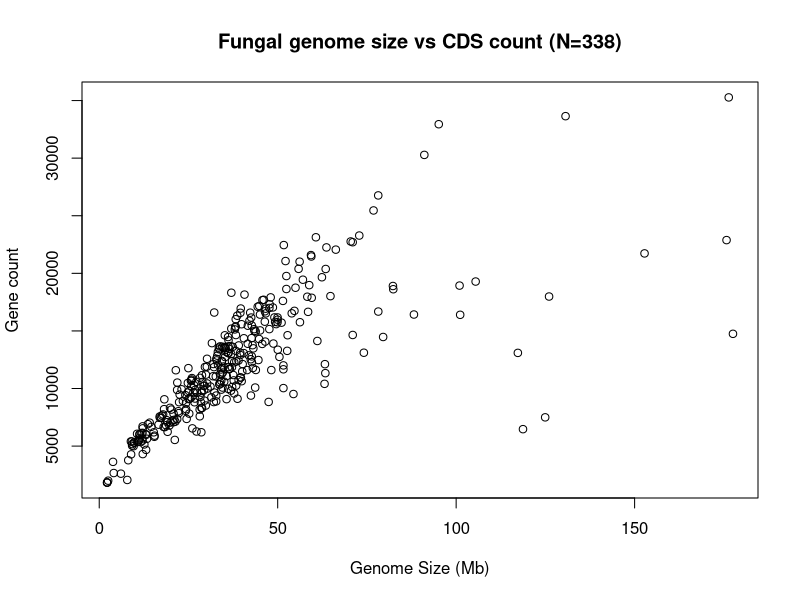
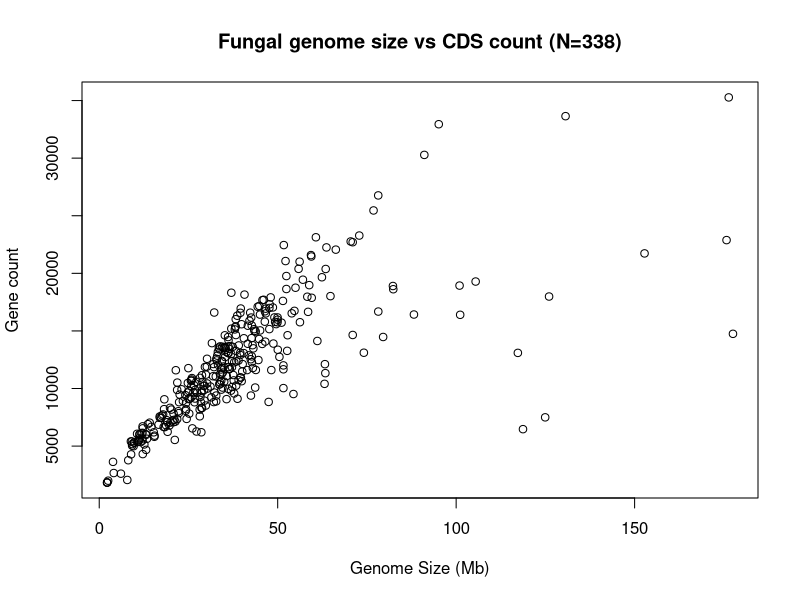

Write R code to recreate these figures, in order.
# datasets from 1KFG genomes  - http://1000.fungalgenomes.org
dat <-read.csv("genome_stats.csv",header=T,sep=",",row.names=1)
summary(dat)
pdf("genome_size_gene_stat.pdf")

#boxplot(dat$genome,main="Genome Size")
#boxplot(dat$CDS,main="CDS count")
plot(dat$genome,dat$CDS,main="Fungal genome size vs CDS count (N=338)",xlab="Genome Size (Mb)",ylab="Gene count")

png("genome_size_gene_stat.png")
plot(dat$genome,dat$CDS,main="Fungal genome size vs CDS count (N=338)",xlab="Genome Size (Mb)",ylab="Gene count")

fit <- lm(formula = dat$genome ~ dat$CDS)
summary(fit)
summary(fit)$r.squared
cor(dat$genome, dat$CDS)**2
summary(dat)
